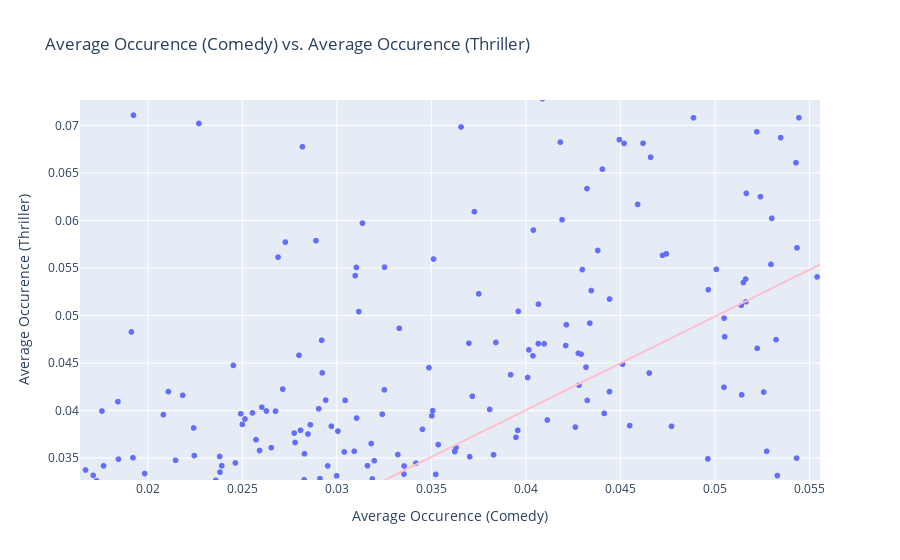

Here is the notebook cell this chart was saved with:
### Markdown cell above
In this question, we will help you get started on selecting more effective features for distinguishing comedy from thriller movies. The plot below (generated for you) shows the average proportion each word occurs in a comedy movie on the horizontal axis and the average proportion it occurs in an thriller movie on the vertical axis. The line graphed is the linear regression line.

The interactive graphing library Plotly Express was used to create the scatter plot. When you have over the graph, a menu bar will appear that allows you to zoom in/out on various parts of the graph using the navigation bar and hover over points to see the word each point represents.

*Note: The line graphed is the line of best fit, NOT the line y=x.*

### Code cell
# Run this cell to generate the interactive image
words_with_averages = Table().read_table('word_averages.csv')

px.scatter(words_with_averages.to_df(), 
           x="Average Occurence (Comedy)", 
           y="Average Occurence (Thriller)", 
           hover_data=['Word'], 
           trendline="ols",
           trendline_color_override="pink",
           title="Average Occurence (Comedy) vs. Average Occurence (Thriller)")

### Figure 1 — Plotly figure (JSON) as saved in the notebook; plotly's stock layout.template omitted (floating-point values rounded to 4 significant figures; data arrays with more than 128 entries replaced by an {"elided": "..."} marker saying what was removed)
{"data": [{"customdata": {"elided": "5000x1 str values"}, "hovertemplate": "Average Occurence (Comedy)=%{x}<br>Average Occurence (Thriller)=%{y}<br>Word=%{customdata[0]}<extra></extra>", "legendgroup": "", "marker": {"color": "#636efa", "symbol": "circle"}, "mode": "markers", "name": "", "showlegend": false, "type": "scattergl", "x": {"elided": "5000 float values"}, "xaxis": "x", "y": {"elided": "5000 float values"}, "yaxis": "y"}, {"hovertemplate": "<b>OLS trendline</b><br>Average Occurence (Thriller) = 0.985236 * Average Occurence (Comedy) + 0.000631892<br>R<sup>2</sup>=0.990528<br><br>Average Occurence (Comedy)=%{x}<br>Average Occurence (Thriller)=%{y} <b>(trend)</b><extra></extra>", "legendgroup": "", "line": {"color": "pink"}, "marker": {"color": "#636efa", "symbol": "circle"}, "mode": "lines", "name": "", "showlegend": false, "type": "scattergl", "x": {"elided": "5000 float values"}, "xaxis": "x", "y": {"elided": "5000 float values"}, "yaxis": "y"}], "layout": {"autosize": true, "dragmode": "pan", "legend": {"tracegroupgap": 0}, "title": {"text": "Average Occurence (Comedy) vs. Average Occurence (Thriller)"}, "xaxis": {"anchor": "y", "autorange": false, "domain": [0, 1], "range": [0.01642, 0.05556], "title": {"text": "Average Occurence (Comedy)"}, "type": "linear"}, "yaxis": {"anchor": "x", "autorange": false, "domain": [0, 1], "range": [0.03269, 0.07268], "title": {"text": "Average Occurence (Thriller)"}, "type": "linear"}}}
